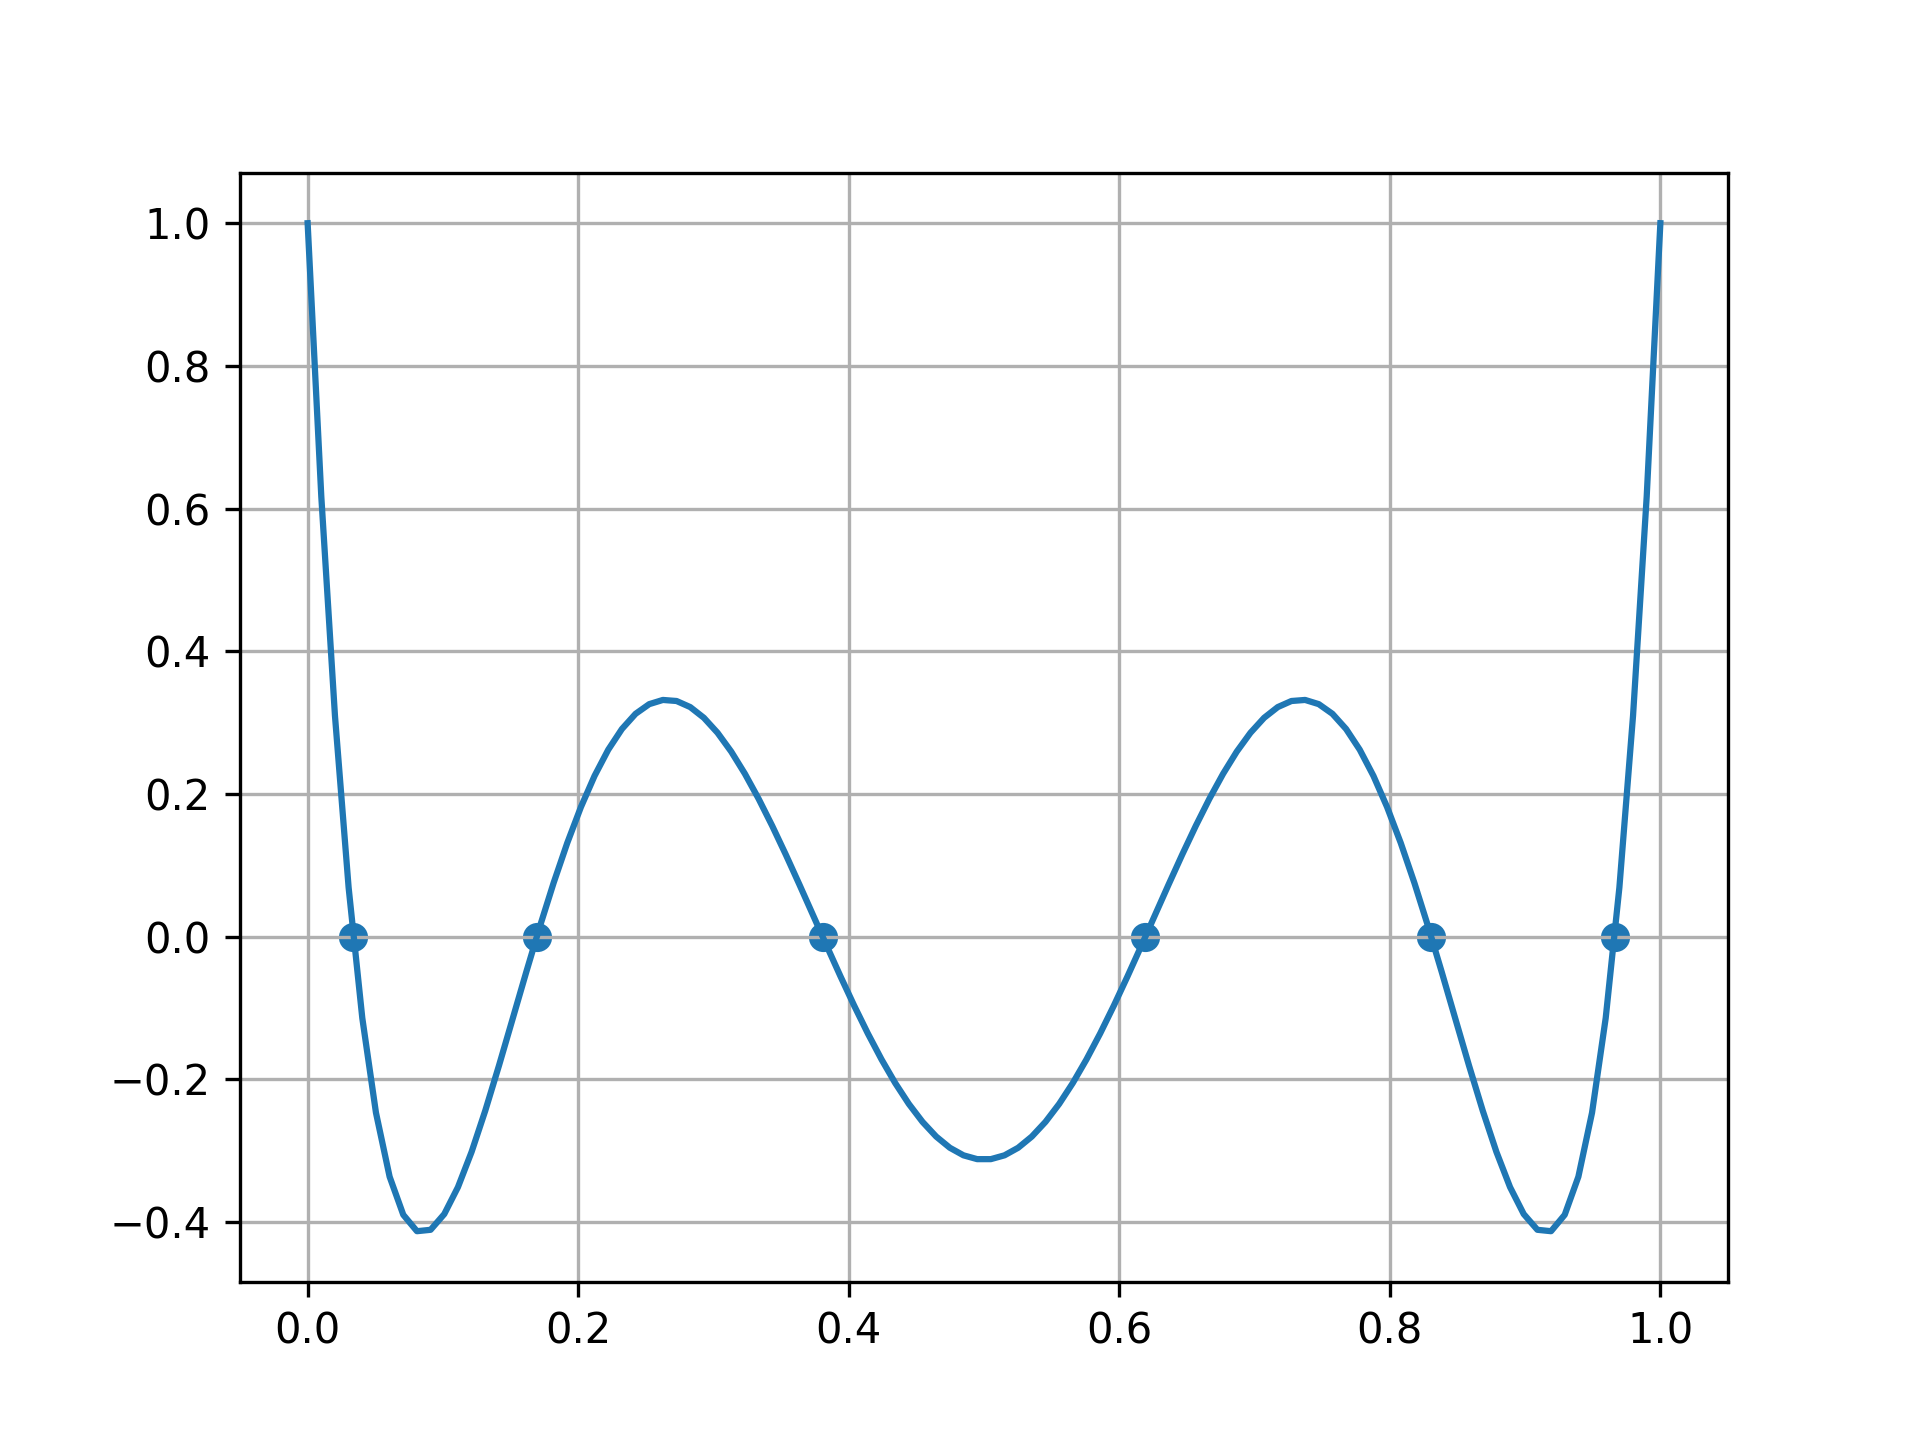

Generate this figure with Python:

import numpy as np
import matplotlib.pyplot as plt

def P(x):
    return 924 * x ** 6 - 2772 * x ** 5 + 3150 * x ** 4 - 1680 * x ** 3 + 420 * x ** 2 - 42 * x + 1


def bisection(a, b):
    c = (a + b) / 2
    if P(a) * P(b) > 0:
        return bisection(0, 0.5)
    while np.abs(b - a) > 1e-14:
        c = (a + b) / 2
        if P(a) * P(c) < 0:
            b = c
        else:
            a = c
    return c

x = np.linspace(0, 1, 100)
solutions = np.round(np.array([bisection(a, a + 0.05) for a in np.arange(0, 1, 0.01)]), 11)
solutions = np.unique(solutions)
print(solutions)
plt.grid(which='major')
plt.grid(which='minor')
plt.plot(x, P(x))
plt.scatter(solutions, P(solutions))
plt.savefig('task1var3.png', dpi=300)
plt.show()
